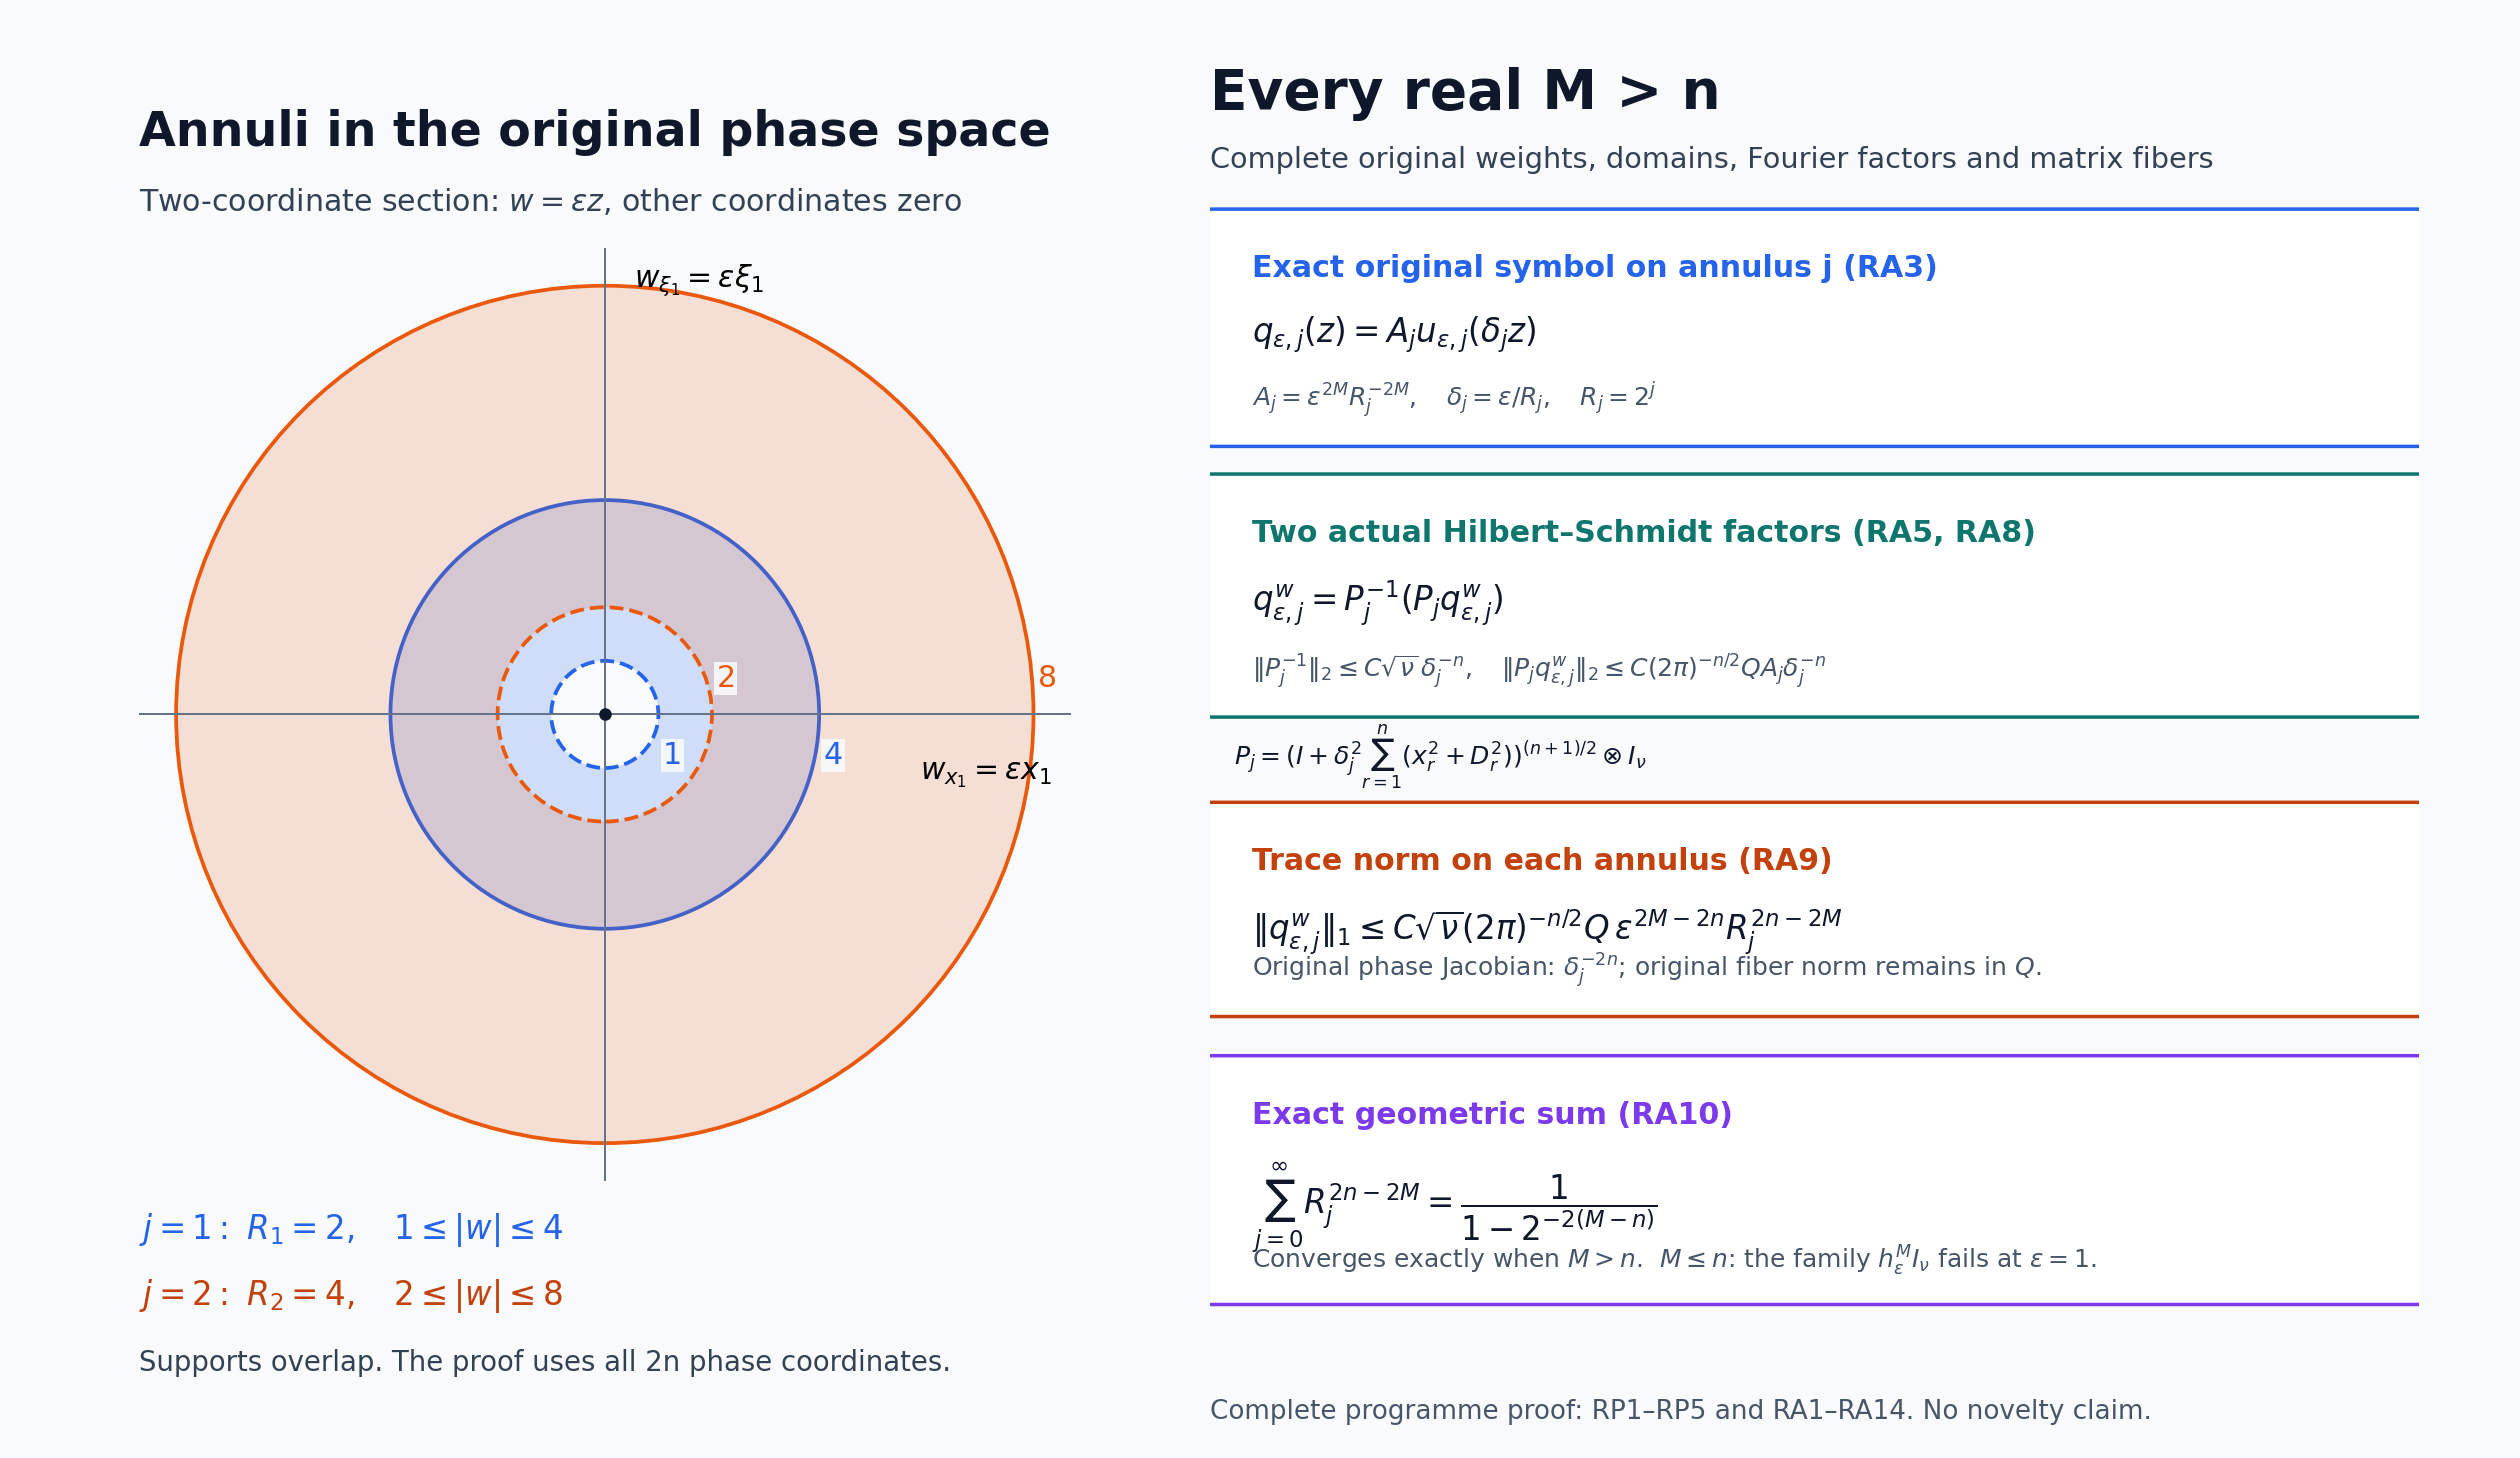

Source code (Python):
"""Exact annular section and operator-bound schematic for U038 RA2--RA10."""
from pathlib import Path
import matplotlib
matplotlib.use('Agg')
import matplotlib.pyplot as plt
from matplotlib.patches import Circle, FancyBboxPatch
import numpy as np

OUT=Path(__file__).resolve().parent
OUT.mkdir(exist_ok=True)
plt.rcParams.update({'font.family':'DejaVu Sans','font.size':12,'mathtext.fontset':'dejavusans'})
fig=plt.figure(figsize=(14,8.1),facecolor='#f8fafc')
ax=fig.add_axes([.055,.19,.37,.64], facecolor='#f8fafc')
ax.set_aspect('equal')
ax.set_xlim(-8.7,8.7); ax.set_ylim(-8.7,8.7)
theta=np.linspace(0,2*np.pi,800)
# Exact annular supports in the original two-coordinate section.
for inner,outer,color,alpha in [(1,4,'#2563eb',.19),(2,8,'#ea580c',.16)]:
    ax.fill(np.r_[outer*np.cos(theta),inner*np.cos(theta[::-1])],
            np.r_[outer*np.sin(theta),inner*np.sin(theta[::-1])],color=color,alpha=alpha,lw=0)
    for r in (inner,outer):
        ax.add_patch(Circle((0,0),r,fill=False,ec=color,lw=1.5,ls='--' if r==inner else '-'))
ax.axhline(0,color='#64748b',lw=.8);ax.axvline(0,color='#64748b',lw=.8)
ax.plot(0,0,'o',color='#0f172a',ms=4)
ax.text(8.35,-.85,r'$w_{x_1}=\varepsilon x_1$',ha='right',va='top',fontsize=12)
ax.text(.55,8.1,r'$w_{\xi_1}=\varepsilon\xi_1$',ha='left',va='center',fontsize=12)
for r,col,yoff in [(1,'#2563eb',-.5),(2,'#ea580c',.4),(4,'#2563eb',-.5),(8,'#ea580c',.4)]:
    ax.text(r+.08,yoff,str(r),color=col,fontsize=12,ha='left',va='bottom' if yoff>0 else 'top',
            bbox=dict(fc='#f8fafc',ec='none',pad=.8,alpha=.9))
ax.set_xticks([]);ax.set_yticks([])
for spine in ax.spines.values():spine.set_visible(False)
fig.text(.055,.90,'Annuli in the original phase space',fontsize=19,weight='bold',color='#0f172a')
fig.text(.055,.855,r'Two-coordinate section: $w=\varepsilon z$, other coordinates zero',fontsize=12,color='#334155')
fig.text(.055,.15,r'$j=1:\ R_1=2,\quad1\leq|w|\leq4$',color='#2563eb',fontsize=13)
fig.text(.055,.105,r'$j=2:\ R_2=4,\quad2\leq|w|\leq8$',color='#c2410c',fontsize=13)
fig.text(.055,.06,'Supports overlap. The proof uses all 2n phase coordinates.',fontsize=11,color='#334155')
bx=fig.add_axes([.48,.08,.48,.79]);bx.axis('off')
def box(y,height,title,formula,sub,color):
    patch=FancyBboxPatch((0,y),1,height,boxstyle='round,pad=.013,rounding_size=.015',
                        fc='white',ec=color,lw=1.4,transform=bx.transAxes)
    bx.add_patch(patch)
    bx.text(.035,y+height-.026,title,transform=bx.transAxes,fontsize=12,weight='bold',color=color,va='top')
    bx.text(.035,y+height-.078,formula,transform=bx.transAxes,fontsize=13,color='#0f172a',va='top')
    if sub:bx.text(.035,y+.010,sub,transform=bx.transAxes,fontsize=10,color='#475569',va='bottom')
box(.79,.18,'Exact original symbol on annulus j (RA3)',
    r'$q_{\varepsilon,j}(z)=A_j u_{\varepsilon,j}(\delta_j z)$',
    r'$A_j=\varepsilon^{2M}R_j^{-2M},\quad\delta_j=\varepsilon/R_j,\quad R_j=2^j$', '#2563eb')
box(.555,.185,'Two actual Hilbert–Schmidt factors (RA5, RA8)',
    r'$q_{\varepsilon,j}^{w}=P_j^{-1}(P_j q_{\varepsilon,j}^{w})$',
    r'$\|P_j^{-1}\|_2\leq C\sqrt{\nu}\,\delta_j^{-n},\quad\|P_jq_{\varepsilon,j}^w\|_2\leq C(2\pi)^{-n/2}QA_j\delta_j^{-n}$', '#0f766e')
bx.text(.02,.50,r'$P_j=(I+\delta_j^2\sum_{r=1}^n(x_r^2+D_r^2))^{(n+1)/2}\otimes I_\nu$',
        fontsize=10,transform=bx.transAxes,color='#0f172a')
box(.295,.16,'Trace norm on each annulus (RA9)',
    r'$\|q_{\varepsilon,j}^{w}\|_1\leq C\sqrt{\nu}(2\pi)^{-n/2}Q\,\varepsilon^{2M-2n}R_j^{2n-2M}$',
    r'Original phase Jacobian: $\delta_j^{-2n}$; original fiber norm remains in $Q$.', '#c2410c')
box(.045,.19,'Exact geometric sum (RA10)',
    r'$\sum_{j=0}^{\infty}R_j^{2n-2M}=\dfrac{1}{1-2^{-2(M-n)}}$',
    r'Converges exactly when $M>n$.  $M\leq n$: the family $h_\varepsilon^M I_\nu$ fails at $\varepsilon=1$.', '#7c3aed')
fig.text(.48,.925,'Every real M > n',fontsize=22,weight='bold',color='#0f172a')
fig.text(.48,.885,'Complete original weights, domains, Fourier factors and matrix fibers',fontsize=11.5,color='#334155')
fig.text(.48,.027,'Complete programme proof: RP1–RP5 and RA1–RA14. No novelty claim.',fontsize=10.5,color='#475569')
name='scaled-remainder-real-exponent-annuli'
for ext in ('png','svg'):
    fig.savefig(OUT/f'{name}.{ext}',dpi=180,facecolor=fig.get_facecolor())
print(OUT/f'{name}.png')
